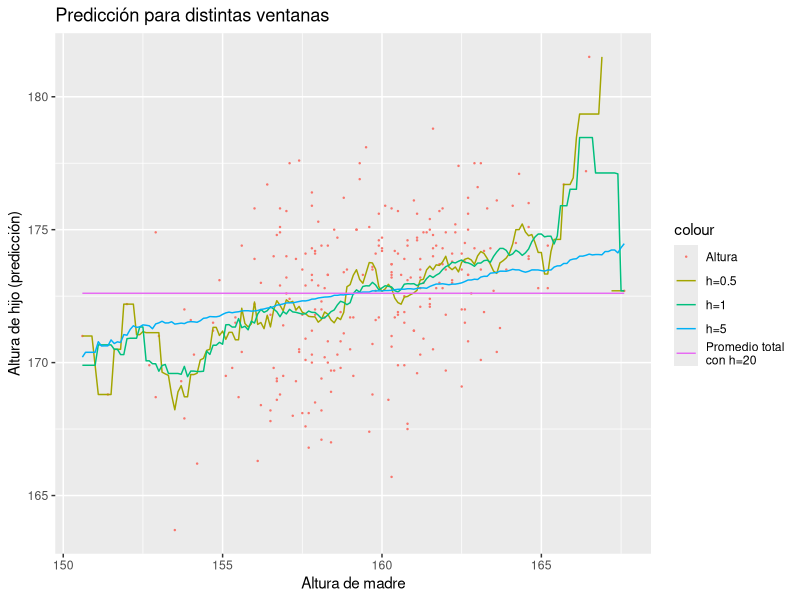

The R script that drew this image:
library(ggplot2)
# Datos a usar
data <- read.csv('./alturas_n_500.csv')
data.M <- data[data$genero == 'M',]

head(data.M)

predigo_altura_masculino <- function(altura, altura_madre, 
                                     altura_mama_nueva, h){
    min_altura <- altura_mama_nueva - h
    max_altura <- altura_mama_nueva + h
    relevantes <- altura[altura_madre > min_altura & altura_madre < max_altura]
    pred <- mean(relevantes)
    return(pred)
}

# 16. Grilla de ventanas. 
# Uso de extremos max/min altura_madre.
# Notar que el promedio en los extremos será sesgado hacia "el centro"
hs <- c(0.5, 1.0, 5.0, 20.0)
min_altura <- min(data.M$altura_madre)
max_altura <- max(data.M$altura_madre)
grilla <- seq(min_altura, max_altura, by=0.1)

m <- length(grilla)
preds <- data.frame(h05=rep(0,m),
                    h1=rep(0,m),
                    h5=rep(0,m),
                    h20=rep(0,m))
for(i in 1:m){
    altura_mama <- grilla[i]
    for(j in 1:length(hs)){
        h <- hs[j]
        preds[i, j] <- predigo_altura_masculino(data.M$altura, data.M$altura_madre, altura_mama, h)
    }
}

library(ggplot2)
ggplot() + 
    geom_point(data=data.M, aes(x=altura_madre, y=altura, col="Altura"), size=0.2)+
    geom_line(data=preds, aes(x=grilla, y=h05, col="h=0.5")) +
    geom_line(data=preds, aes(x=grilla, y=h1, col="h=1")) +
    geom_line(data=preds, aes(x=grilla, y=h5, col="h=5")) +
    geom_line(data=preds, aes(x=grilla, y=h20, col="Promedio total\ncon h=20")) +
    ggtitle("Predicción para distintas ventanas") +
    labs(x = "Altura de madre", y="Altura de hijo (predicción)")

predigoVentana <- function(X, Y, xNuevo, h){
    min_x <- xNuevo - h
    max_x <- xNuevo + h
    relevantes <- altura[X > min_x & X < max_x]
    pred <- mean(relevantes)
    return(pred)
}


